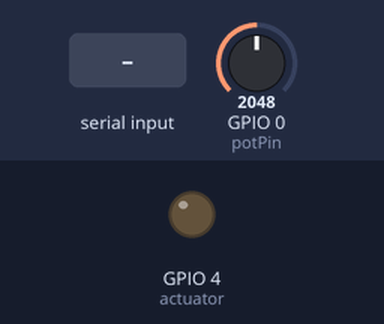
This program was run on a simulated ESP32-C3. Parts: output pins drawn as LEDs (lit = HIGH). The inputs (shaded band) are chosen by the test bench; at power-on: GPIO 0 (potPin) = 2048. What the program prints to the serial monitor is not drawn.

Above: at 1.2 s.
1.3 s: "e" received over Serial
At 1.8 s:
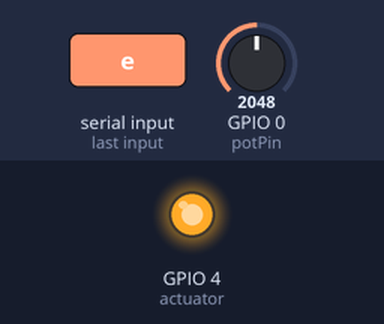
2.9 s: "n" received over Serial
At 4.3 s:
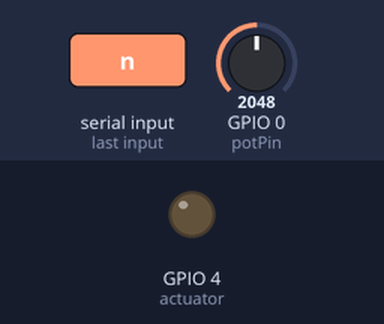
Timing chart, 0 to 5.9 s (numbered marks = the images above; inputs shaded):
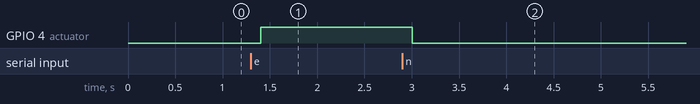

The program:

main.cpp
```cpp
#include <Arduino.h>

int potPin = 0;
int value = 0;
int result = 0;
int rx_data = 0;
int actuator = 4;

void setup() {
  Serial.begin(115200);
  pinMode(actuator, OUTPUT);
}

void loop() {
  value = analogRead(potPin);
  result = map(value, 0, 4095, 0, 2700);
  Serial.print("a");
  Serial.println(result);
  delay(200);

  if (Serial.available() > 0) {
    rx_data = Serial.read();

    if (rx_data == 'e') {
      digitalWrite(actuator, HIGH);
    }
    else if (rx_data == 'n') {
      digitalWrite(actuator, LOW);
    }
    else {
      digitalWrite(actuator, LOW);
    }
  }
}
```

Measured:
- after the input at 1.3 s, GPIO 4 (actuator): LOW → HIGH after 0.10 s
- after the input at 2.9 s, GPIO 4 (actuator): HIGH → LOW after 0.10 s
